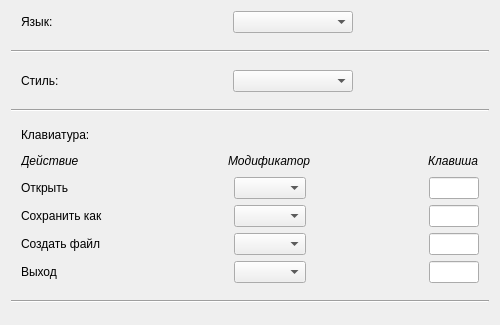
<?xml version="1.0" encoding="UTF-8"?>
<ui version="4.0">
 <class>ParametersWidget</class>
 <widget class="QWidget" name="ParametersWidget">
  <property name="geometry">
   <rect>
    <x>0</x>
    <y>0</y>
    <width>500</width>
    <height>325</height>
   </rect>
  </property>
  <property name="minimumSize">
   <size>
    <width>500</width>
    <height>320</height>
   </size>
  </property>
  <property name="maximumSize">
   <size>
    <width>500</width>
    <height>325</height>
   </size>
  </property>
  <property name="windowTitle">
   <string>Form</string>
  </property>
  <layout class="QVBoxLayout" name="verticalLayout_2">
   <item>
    <layout class="QVBoxLayout" name="verticalLayout">
     <item>
      <layout class="QHBoxLayout" name="horizontalLayout">
       <item>
        <spacer name="horizontalSpacer_left">
         <property name="orientation">
          <enum>Qt::Horizontal</enum>
         </property>
         <property name="sizeType">
          <enum>QSizePolicy::Fixed</enum>
         </property>
         <property name="sizeHint" stdset="0">
          <size>
           <width>10</width>
           <height>10</height>
          </size>
         </property>
        </spacer>
       </item>
       <item>
        <widget class="QLabel" name="language">
         <property name="minimumSize">
          <size>
           <width>70</width>
           <height>0</height>
          </size>
         </property>
         <property name="text">
          <string>Язык:</string>
         </property>
         <property name="alignment">
          <set>Qt::AlignLeading|Qt::AlignLeft|Qt::AlignVCenter</set>
         </property>
        </widget>
       </item>
       <item>
        <spacer name="horizontalSpacer_center">
         <property name="orientation">
          <enum>Qt::Horizontal</enum>
         </property>
         <property name="sizeHint" stdset="0">
          <size>
           <width>10</width>
           <height>10</height>
          </size>
         </property>
        </spacer>
       </item>
       <item>
        <widget class="QComboBox" name="comboBoxLanguages">
         <property name="minimumSize">
          <size>
           <width>120</width>
           <height>0</height>
          </size>
         </property>
        </widget>
       </item>
       <item>
        <spacer name="horizontalSpacer_right">
         <property name="orientation">
          <enum>Qt::Horizontal</enum>
         </property>
         <property name="sizeHint" stdset="0">
          <size>
           <width>10</width>
           <height>10</height>
          </size>
         </property>
        </spacer>
       </item>
      </layout>
     </item>
    </layout>
   </item>
   <item>
    <spacer name="verticalSpacer_5">
     <property name="orientation">
      <enum>Qt::Vertical</enum>
     </property>
     <property name="sizeType">
      <enum>QSizePolicy::Preferred</enum>
     </property>
     <property name="sizeHint" stdset="0">
      <size>
       <width>20</width>
       <height>13</height>
      </size>
     </property>
    </spacer>
   </item>
   <item>
    <widget class="Line" name="line_3">
     <property name="orientation">
      <enum>Qt::Horizontal</enum>
     </property>
    </widget>
   </item>
   <item>
    <spacer name="verticalSpacer_3">
     <property name="orientation">
      <enum>Qt::Vertical</enum>
     </property>
     <property name="sizeType">
      <enum>QSizePolicy::Preferred</enum>
     </property>
     <property name="sizeHint" stdset="0">
      <size>
       <width>20</width>
       <height>13</height>
      </size>
     </property>
    </spacer>
   </item>
   <item>
    <layout class="QHBoxLayout" name="horizontalLayout_8">
     <item>
      <spacer name="horizontalSpacer_21">
       <property name="orientation">
        <enum>Qt::Horizontal</enum>
       </property>
       <property name="sizeType">
        <enum>QSizePolicy::Fixed</enum>
       </property>
       <property name="sizeHint" stdset="0">
        <size>
         <width>10</width>
         <height>20</height>
        </size>
       </property>
      </spacer>
     </item>
     <item>
      <widget class="QLabel" name="labelStyle">
       <property name="minimumSize">
        <size>
         <width>70</width>
         <height>0</height>
        </size>
       </property>
       <property name="text">
        <string>Стиль:</string>
       </property>
      </widget>
     </item>
     <item>
      <spacer name="horizontalSpacer_center_2">
       <property name="orientation">
        <enum>Qt::Horizontal</enum>
       </property>
       <property name="sizeHint" stdset="0">
        <size>
         <width>10</width>
         <height>10</height>
        </size>
       </property>
      </spacer>
     </item>
     <item>
      <widget class="QComboBox" name="comboBoxStyles">
       <property name="minimumSize">
        <size>
         <width>120</width>
         <height>0</height>
        </size>
       </property>
      </widget>
     </item>
     <item>
      <spacer name="horizontalSpacer_right_3">
       <property name="orientation">
        <enum>Qt::Horizontal</enum>
       </property>
       <property name="sizeHint" stdset="0">
        <size>
         <width>10</width>
         <height>10</height>
        </size>
       </property>
      </spacer>
     </item>
    </layout>
   </item>
   <item>
    <spacer name="verticalSpacer_6">
     <property name="orientation">
      <enum>Qt::Vertical</enum>
     </property>
     <property name="sizeType">
      <enum>QSizePolicy::Preferred</enum>
     </property>
     <property name="sizeHint" stdset="0">
      <size>
       <width>20</width>
       <height>13</height>
      </size>
     </property>
    </spacer>
   </item>
   <item>
    <widget class="Line" name="line">
     <property name="orientation">
      <enum>Qt::Horizontal</enum>
     </property>
    </widget>
   </item>
   <item>
    <spacer name="verticalSpacer_2">
     <property name="orientation">
      <enum>Qt::Vertical</enum>
     </property>
     <property name="sizeType">
      <enum>QSizePolicy::Preferred</enum>
     </property>
     <property name="sizeHint" stdset="0">
      <size>
       <width>20</width>
       <height>10</height>
      </size>
     </property>
    </spacer>
   </item>
   <item>
    <layout class="QHBoxLayout" name="horizontalLayout_2">
     <item>
      <spacer name="horizontalSpacer_left_2">
       <property name="orientation">
        <enum>Qt::Horizontal</enum>
       </property>
       <property name="sizeType">
        <enum>QSizePolicy::Fixed</enum>
       </property>
       <property name="sizeHint" stdset="0">
        <size>
         <width>10</width>
         <height>10</height>
        </size>
       </property>
      </spacer>
     </item>
     <item>
      <widget class="QLabel" name="labeKeybord">
       <property name="text">
        <string>Клавиатура:</string>
       </property>
      </widget>
     </item>
     <item>
      <spacer name="horizontalSpacer_right_2">
       <property name="orientation">
        <enum>Qt::Horizontal</enum>
       </property>
       <property name="sizeHint" stdset="0">
        <size>
         <width>40</width>
         <height>20</height>
        </size>
       </property>
      </spacer>
     </item>
    </layout>
   </item>
   <item>
    <layout class="QHBoxLayout" name="horizontalLayout_3">
     <item>
      <spacer name="horizontalSpacer">
       <property name="orientation">
        <enum>Qt::Horizontal</enum>
       </property>
       <property name="sizeType">
        <enum>QSizePolicy::Fixed</enum>
       </property>
       <property name="sizeHint" stdset="0">
        <size>
         <width>10</width>
         <height>10</height>
        </size>
       </property>
      </spacer>
     </item>
     <item>
      <widget class="QLabel" name="labelAction">
       <property name="minimumSize">
        <size>
         <width>90</width>
         <height>0</height>
        </size>
       </property>
       <property name="font">
        <font>
         <italic>true</italic>
        </font>
       </property>
       <property name="text">
        <string>Действие</string>
       </property>
      </widget>
     </item>
     <item>
      <spacer name="horizontalSpacer_2">
       <property name="orientation">
        <enum>Qt::Horizontal</enum>
       </property>
       <property name="sizeHint" stdset="0">
        <size>
         <width>10</width>
         <height>20</height>
        </size>
       </property>
      </spacer>
     </item>
     <item>
      <widget class="QLabel" name="labelModifilter">
       <property name="font">
        <font>
         <italic>true</italic>
        </font>
       </property>
       <property name="text">
        <string>Модификатор</string>
       </property>
      </widget>
     </item>
     <item>
      <spacer name="horizontalSpacer_3">
       <property name="orientation">
        <enum>Qt::Horizontal</enum>
       </property>
       <property name="sizeHint" stdset="0">
        <size>
         <width>20</width>
         <height>20</height>
        </size>
       </property>
      </spacer>
     </item>
     <item>
      <widget class="QLabel" name="labelKey">
       <property name="font">
        <font>
         <italic>true</italic>
        </font>
       </property>
       <property name="text">
        <string>Клавиша</string>
       </property>
      </widget>
     </item>
     <item>
      <spacer name="horizontalSpacer_4">
       <property name="orientation">
        <enum>Qt::Horizontal</enum>
       </property>
       <property name="sizeType">
        <enum>QSizePolicy::Fixed</enum>
       </property>
       <property name="sizeHint" stdset="0">
        <size>
         <width>10</width>
         <height>20</height>
        </size>
       </property>
      </spacer>
     </item>
    </layout>
   </item>
   <item>
    <layout class="QHBoxLayout" name="horizontalLayout_4">
     <item>
      <spacer name="horizontalSpacer_5">
       <property name="orientation">
        <enum>Qt::Horizontal</enum>
       </property>
       <property name="sizeType">
        <enum>QSizePolicy::Fixed</enum>
       </property>
       <property name="sizeHint" stdset="0">
        <size>
         <width>10</width>
         <height>20</height>
        </size>
       </property>
      </spacer>
     </item>
     <item>
      <widget class="QLabel" name="labelOpen">
       <property name="minimumSize">
        <size>
         <width>90</width>
         <height>0</height>
        </size>
       </property>
       <property name="text">
        <string>Открыть</string>
       </property>
      </widget>
     </item>
     <item>
      <spacer name="horizontalSpacer_6">
       <property name="orientation">
        <enum>Qt::Horizontal</enum>
       </property>
       <property name="sizeHint" stdset="0">
        <size>
         <width>10</width>
         <height>20</height>
        </size>
       </property>
      </spacer>
     </item>
     <item>
      <widget class="QComboBox" name="comboBoxOpen"/>
     </item>
     <item>
      <spacer name="horizontalSpacer_7">
       <property name="orientation">
        <enum>Qt::Horizontal</enum>
       </property>
       <property name="sizeHint" stdset="0">
        <size>
         <width>20</width>
         <height>20</height>
        </size>
       </property>
      </spacer>
     </item>
     <item>
      <widget class="QLineEdit" name="lineEditOpen">
       <property name="minimumSize">
        <size>
         <width>50</width>
         <height>0</height>
        </size>
       </property>
       <property name="maximumSize">
        <size>
         <width>50</width>
         <height>16777215</height>
        </size>
       </property>
       <property name="font">
        <font>
         <bold>true</bold>
        </font>
       </property>
       <property name="alignment">
        <set>Qt::AlignCenter</set>
       </property>
      </widget>
     </item>
     <item>
      <spacer name="horizontalSpacer_8">
       <property name="orientation">
        <enum>Qt::Horizontal</enum>
       </property>
       <property name="sizeType">
        <enum>QSizePolicy::Fixed</enum>
       </property>
       <property name="sizeHint" stdset="0">
        <size>
         <width>10</width>
         <height>20</height>
        </size>
       </property>
      </spacer>
     </item>
    </layout>
   </item>
   <item>
    <layout class="QHBoxLayout" name="horizontalLayout_5">
     <item>
      <spacer name="horizontalSpacer_9">
       <property name="orientation">
        <enum>Qt::Horizontal</enum>
       </property>
       <property name="sizeType">
        <enum>QSizePolicy::Fixed</enum>
       </property>
       <property name="sizeHint" stdset="0">
        <size>
         <width>10</width>
         <height>20</height>
        </size>
       </property>
      </spacer>
     </item>
     <item>
      <widget class="QLabel" name="labelSaveAs">
       <property name="minimumSize">
        <size>
         <width>90</width>
         <height>0</height>
        </size>
       </property>
       <property name="text">
        <string>Сохранить как</string>
       </property>
      </widget>
     </item>
     <item>
      <spacer name="horizontalSpacer_10">
       <property name="orientation">
        <enum>Qt::Horizontal</enum>
       </property>
       <property name="sizeHint" stdset="0">
        <size>
         <width>10</width>
         <height>20</height>
        </size>
       </property>
      </spacer>
     </item>
     <item>
      <widget class="QComboBox" name="comboBoxSaveAs"/>
     </item>
     <item>
      <spacer name="horizontalSpacer_11">
       <property name="orientation">
        <enum>Qt::Horizontal</enum>
       </property>
       <property name="sizeHint" stdset="0">
        <size>
         <width>20</width>
         <height>20</height>
        </size>
       </property>
      </spacer>
     </item>
     <item>
      <widget class="QLineEdit" name="lineEditSaveAs">
       <property name="minimumSize">
        <size>
         <width>50</width>
         <height>0</height>
        </size>
       </property>
       <property name="maximumSize">
        <size>
         <width>50</width>
         <height>16777215</height>
        </size>
       </property>
       <property name="font">
        <font>
         <bold>true</bold>
        </font>
       </property>
       <property name="alignment">
        <set>Qt::AlignCenter</set>
       </property>
      </widget>
     </item>
     <item>
      <spacer name="horizontalSpacer_12">
       <property name="orientation">
        <enum>Qt::Horizontal</enum>
       </property>
       <property name="sizeType">
        <enum>QSizePolicy::Fixed</enum>
       </property>
       <property name="sizeHint" stdset="0">
        <size>
         <width>10</width>
         <height>20</height>
        </size>
       </property>
      </spacer>
     </item>
    </layout>
   </item>
   <item>
    <layout class="QHBoxLayout" name="horizontalLayout_6">
     <item>
      <spacer name="horizontalSpacer_13">
       <property name="orientation">
        <enum>Qt::Horizontal</enum>
       </property>
       <property name="sizeType">
        <enum>QSizePolicy::Fixed</enum>
       </property>
       <property name="sizeHint" stdset="0">
        <size>
         <width>10</width>
         <height>20</height>
        </size>
       </property>
      </spacer>
     </item>
     <item>
      <widget class="QLabel" name="labelCreateFile">
       <property name="minimumSize">
        <size>
         <width>90</width>
         <height>0</height>
        </size>
       </property>
       <property name="text">
        <string>Создать файл</string>
       </property>
      </widget>
     </item>
     <item>
      <spacer name="horizontalSpacer_14">
       <property name="orientation">
        <enum>Qt::Horizontal</enum>
       </property>
       <property name="sizeHint" stdset="0">
        <size>
         <width>10</width>
         <height>20</height>
        </size>
       </property>
      </spacer>
     </item>
     <item>
      <widget class="QComboBox" name="comboBoxCreateFile"/>
     </item>
     <item>
      <spacer name="horizontalSpacer_15">
       <property name="orientation">
        <enum>Qt::Horizontal</enum>
       </property>
       <property name="sizeHint" stdset="0">
        <size>
         <width>20</width>
         <height>20</height>
        </size>
       </property>
      </spacer>
     </item>
     <item>
      <widget class="QLineEdit" name="lineEditCreateFile">
       <property name="minimumSize">
        <size>
         <width>50</width>
         <height>0</height>
        </size>
       </property>
       <property name="maximumSize">
        <size>
         <width>50</width>
         <height>16777215</height>
        </size>
       </property>
       <property name="font">
        <font>
         <bold>true</bold>
        </font>
       </property>
       <property name="alignment">
        <set>Qt::AlignCenter</set>
       </property>
      </widget>
     </item>
     <item>
      <spacer name="horizontalSpacer_16">
       <property name="orientation">
        <enum>Qt::Horizontal</enum>
       </property>
       <property name="sizeType">
        <enum>QSizePolicy::Fixed</enum>
       </property>
       <property name="sizeHint" stdset="0">
        <size>
         <width>10</width>
         <height>20</height>
        </size>
       </property>
      </spacer>
     </item>
    </layout>
   </item>
   <item>
    <layout class="QHBoxLayout" name="horizontalLayout_7">
     <item>
      <spacer name="horizontalSpacer_17">
       <property name="orientation">
        <enum>Qt::Horizontal</enum>
       </property>
       <property name="sizeType">
        <enum>QSizePolicy::Fixed</enum>
       </property>
       <property name="sizeHint" stdset="0">
        <size>
         <width>10</width>
         <height>20</height>
        </size>
       </property>
      </spacer>
     </item>
     <item>
      <widget class="QLabel" name="labelExit">
       <property name="minimumSize">
        <size>
         <width>90</width>
         <height>0</height>
        </size>
       </property>
       <property name="text">
        <string>Выход</string>
       </property>
      </widget>
     </item>
     <item>
      <spacer name="horizontalSpacer_18">
       <property name="orientation">
        <enum>Qt::Horizontal</enum>
       </property>
       <property name="sizeHint" stdset="0">
        <size>
         <width>10</width>
         <height>10</height>
        </size>
       </property>
      </spacer>
     </item>
     <item>
      <widget class="QComboBox" name="comboBoxExit"/>
     </item>
     <item>
      <spacer name="horizontalSpacer_19">
       <property name="orientation">
        <enum>Qt::Horizontal</enum>
       </property>
       <property name="sizeHint" stdset="0">
        <size>
         <width>20</width>
         <height>20</height>
        </size>
       </property>
      </spacer>
     </item>
     <item>
      <widget class="QLineEdit" name="lineEditExit">
       <property name="minimumSize">
        <size>
         <width>50</width>
         <height>0</height>
        </size>
       </property>
       <property name="maximumSize">
        <size>
         <width>50</width>
         <height>16777215</height>
        </size>
       </property>
       <property name="font">
        <font>
         <bold>true</bold>
        </font>
       </property>
       <property name="alignment">
        <set>Qt::AlignCenter</set>
       </property>
      </widget>
     </item>
     <item>
      <spacer name="horizontalSpacer_20">
       <property name="orientation">
        <enum>Qt::Horizontal</enum>
       </property>
       <property name="sizeType">
        <enum>QSizePolicy::Fixed</enum>
       </property>
       <property name="sizeHint" stdset="0">
        <size>
         <width>10</width>
         <height>20</height>
        </size>
       </property>
      </spacer>
     </item>
    </layout>
   </item>
   <item>
    <spacer name="verticalSpacer_7">
     <property name="orientation">
      <enum>Qt::Vertical</enum>
     </property>
     <property name="sizeType">
      <enum>QSizePolicy::Preferred</enum>
     </property>
     <property name="sizeHint" stdset="0">
      <size>
       <width>20</width>
       <height>13</height>
      </size>
     </property>
    </spacer>
   </item>
   <item>
    <widget class="Line" name="line_2">
     <property name="orientation">
      <enum>Qt::Horizontal</enum>
     </property>
    </widget>
   </item>
   <item>
    <spacer name="verticalSpacer_4">
     <property name="orientation">
      <enum>Qt::Vertical</enum>
     </property>
     <property name="sizeHint" stdset="0">
      <size>
       <width>20</width>
       <height>13</height>
      </size>
     </property>
    </spacer>
   </item>
  </layout>
 </widget>
 <resources/>
 <connections/>
</ui>
